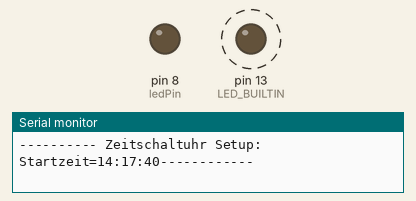
Recording of a sketch running on a simulated Arduino Uno, built with avr-gcc and run on an emulated ATmega328P. On the bench: output pins drawn as LEDs (lit = HIGH), the last lines printed to the serial monitor. Dashed ring = blinking.

Above: at 0.04 s.
At 0.3 s:
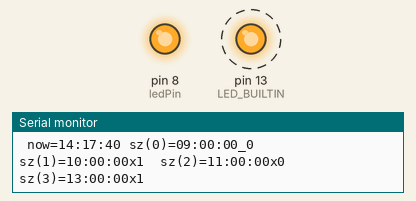
Timing chart, 0 to 3.0 s (numbered marks = the images above):
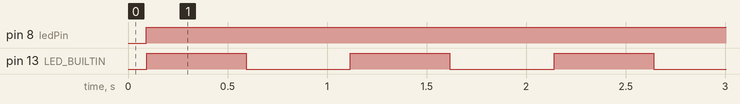

Measured:
- by itself, pin 8 (ledPin): LOW → HIGH at 0.09 s
- by itself, pin 13 (LED_BUILTIN): alternates HIGH for 0.50 s and LOW for 0.52 s

The sketch:

ZeitschaltUhr.ino
```cpp
#include <Arduino.h>

//TODO: Stunden funktionieren nicht wirklich

int ledPin=8; //schaltPin

struct Zeit {
  int h;
  int m;
  int s;
};

//---------------------------------- ANPASSEN VOR PROGRAMMSTART -------------------------------------------
Zeit startZeit = { 14 , 17, 40};
Zeit schaltZeiten[]  = { {9,0,0}, {10,0,0}, {11,0,0}, {13,0,0} };
//---------------------------------------------------------------------------------------------------------

int schaltZeitenAnz = sizeof(schaltZeiten) / sizeof(schaltZeiten[0]);
Zeit sinceStart;
Zeit now;

void setup() {

  Serial.begin(9600);
  Serial.println();
  Serial.println();
  Serial.print("---------- Zeitschaltuhr Setup: Startzeit=");
  ZeitPrint(startZeit);
  Serial.println("------------");

  pinMode(ledPin, OUTPUT);
  pinMode(LED_BUILTIN, OUTPUT);
}

bool sw=LOW;

void loop() {

  unsigned long secSinceStart = millis()/ 1000;

  sinceStart.h = secSinceStart / 3600;
  sinceStart.m = (secSinceStart % 3600) / 60;
  sinceStart.s = secSinceStart % 60;

  now=ZeitAdd(startZeit,sinceStart);

  //Serial.print("sinceStart=");
  //ZeitPrint(sinceStart);
  Serial.print(" now=");
  ZeitPrint(now);


  sw=LOW;
  for (int i=0;i<schaltZeitenAnz;i++)
  {
    Serial.print(" sz(");
    Serial.print(i);
    Serial.print(")=");
    ZeitPrint(schaltZeiten[i]);

    if (Zeit2Groesser(schaltZeiten[i],now)) //wenn die aktuelle Zeit groesser als die Schaltzeit ist, wird geschalten
    {
      Serial.print("x");
      sw=!sw;
    }
    else
    {
      Serial.print("_");
    }
    Serial.print(sw);
    Serial.print(" ");
  }
  digitalWrite(ledPin, sw);
  Serial.println();

  BlinkInternalLed();
}

void BlinkInternalLed()
{
  //blink internal led to show alive
  digitalWrite(LED_BUILTIN, HIGH);
  delay(500);
  digitalWrite(LED_BUILTIN, LOW);
  delay(500);
}


bool Zeit2Groesser(Zeit z1,Zeit z2)
{
  long s1=z1.h*60*60+z1.m*60+z1.s;
  long s2=z2.h*60*60+z2.m*60+z2.s;
  return s2>s1;
}

Zeit ZeitAdd2(Zeit z1, Zeit z2)
{
  Zeit z={0,0,0};
  return z;
}

Zeit ZeitAdd(Zeit z1, Zeit z2)
{
  Zeit z={0,0,0};
  z.s=z1.s+z2.s;
  if (z.s>59)
  {
    z.s=z.s-60;
    z.m=1;
  }
  z.m=z.m+z1.m+z2.m;
  if (z.m>59)
  {
    z.m=z.m-60;
    z.h=1;
  }
  z.h=z.h+z1.h+z2.h;
  while (z.h>24)
  {
    z.h=z.h-24;
  }
  return z;
}


void ZeitPrint(Zeit z)
{
  Serial.print((z.h < 10 ? "0" : "") + String(z.h) + ":");
  Serial.print((z.m < 10 ? "0" : "") + String(z.m) + ":");
  Serial.print((z.s  < 10 ? "0" : "") + String(z.s ));
}
```
